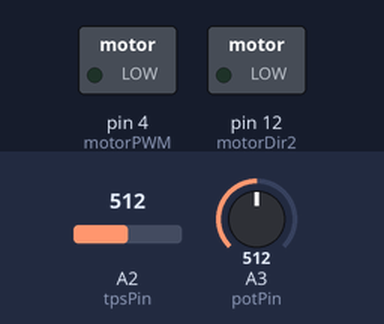
A sketch run on a simulated Arduino Uno, built with avr-gcc and run on an emulated ATmega328P. On the bench: switched loads named in the sketch (green lamp = pin HIGH). Inputs (shaded band) come from the test bench; at power-on: A2 (tpsPin) = 512, A3 (potPin) = 512. Pins used as bus, display or sensor lines are not drawn.

Above: at 1.2 s.
1.3 s: A2 (tpsPin) set to 525
2.8 s: A2 (tpsPin) set to 552
At 3.4 s:
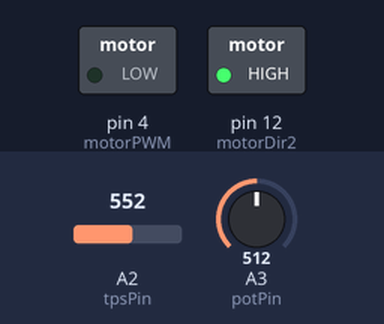
4.3 s: A3 (potPin) set to 539
At 5.5 s:
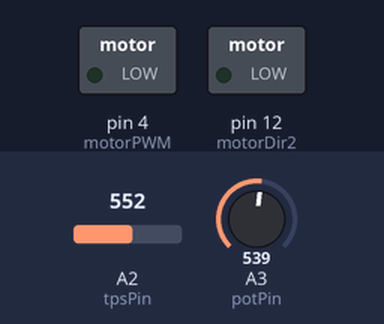
5.8 s: A3 (potPin) set to 610
At 7.0 s:
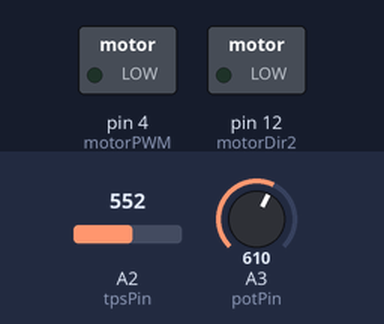
7.3 s: A3 (potPin) set to 629
At 8.0 s:
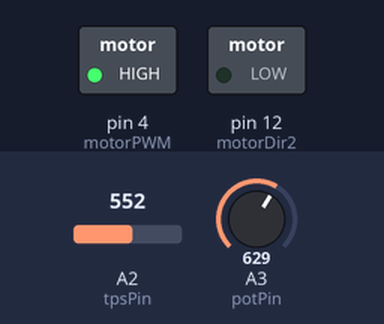
8.8 s: A2 (tpsPin) set to 716
At 9.1 s:
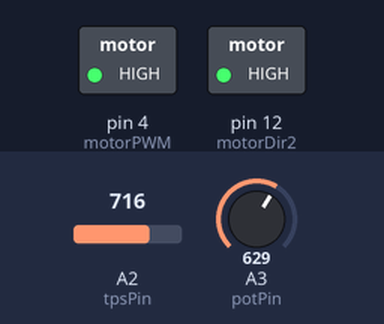
Timing chart, 0 to 11.3 s (numbered marks = the images above; inputs shaded):
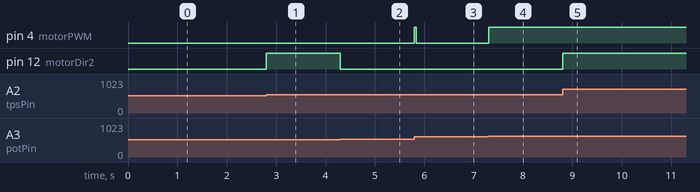

Measured:
- the behaviour switches between 533 and 534 on A2 (tpsPin) (found by bisection; images 0 and 1)
- the behaviour switches between 529 and 530 on A3 (potPin) (found by bisection; images 1 and 2)
- the behaviour switches between 621 and 622 on A3 (potPin) (found by bisection; images 3 and 4)
- after the input at 1.3 s, every drawn part: stays the same
- after the input at 2.8 s, pin 12 (motorDir2): LOW → HIGH at once
- after the input at 4.3 s, pin 12 (motorDir2): HIGH → LOW at once
- after the input at 5.8 s, pin 4 (motorPWM): LOW → HIGH at once, → LOW 0.04 s later
- after the input at 7.3 s, pin 4 (motorPWM): LOW → HIGH at once
- after the input at 8.8 s, pin 12 (motorDir2): LOW → HIGH at once

The sketch:

e_throttle_pid.ino
```cpp
const int potPin = A3;
const int motorPWM = 4;
const int motorDir1 = 1;
const int motorDir2 = 12;
const int tpsPin = A2;

int potValue = 0;
int tpsValue = 0;
int targetPosition = 0;
int currentPosition = 0;

unsigned long previousMillis = 0;
const unsigned long interval = 1.5; // Shorter interval

// setup the gains for the stabilization
float kp = 7;
float ki = 0.02;
float kd = 0.05;

float integral = 0;
float previousError = 0;
float filteredDerivative = 0;

void setup() {
  pinMode(motorPWM, OUTPUT);
  pinMode(motorDir1, OUTPUT);
  pinMode(motorDir2, OUTPUT);
  pinMode(tpsPin, INPUT);
  Serial.begin(9600);
}

void loop() {
  unsigned long currentMillis = millis();
  if (currentMillis - previousMillis >= interval) {
    previousMillis = currentMillis;

    potValue = analogRead(potPin);
    targetPosition = map(potValue, 0, 1023, 0, 255);

    tpsValue = analogRead(tpsPin);
    currentPosition = map(tpsValue, 0, 1023, 0, 255);

    int error = targetPosition - currentPosition;

    if (abs(error) < 3) {
      error = 0;
      integral = 0;
    }

    integral += error * interval / 1000.0;
    integral = constrain(integral, 0, 255);

    float derivative = (error - previousError) / (interval / 1000.0);
    filteredDerivative = 0.9 * filteredDerivative + 0.1 * derivative;

    float output = kp * error + ki * integral + kd * filteredDerivative;

    previousError = error;

    int motorSpeed = constrain(abs(output), 0, 255);

    if (error > 5) {
      digitalWrite(motorDir1, HIGH);
      digitalWrite(motorDir2, LOW);
    } else if (error < -5) {
      digitalWrite(motorDir1, LOW);
      digitalWrite(motorDir2, HIGH);
    } else {
      motorSpeed = 0;
      digitalWrite(motorDir1, LOW);
      digitalWrite(motorDir2, LOW);
    }
    analogWrite(motorPWM, motorSpeed);
  }
}
```
